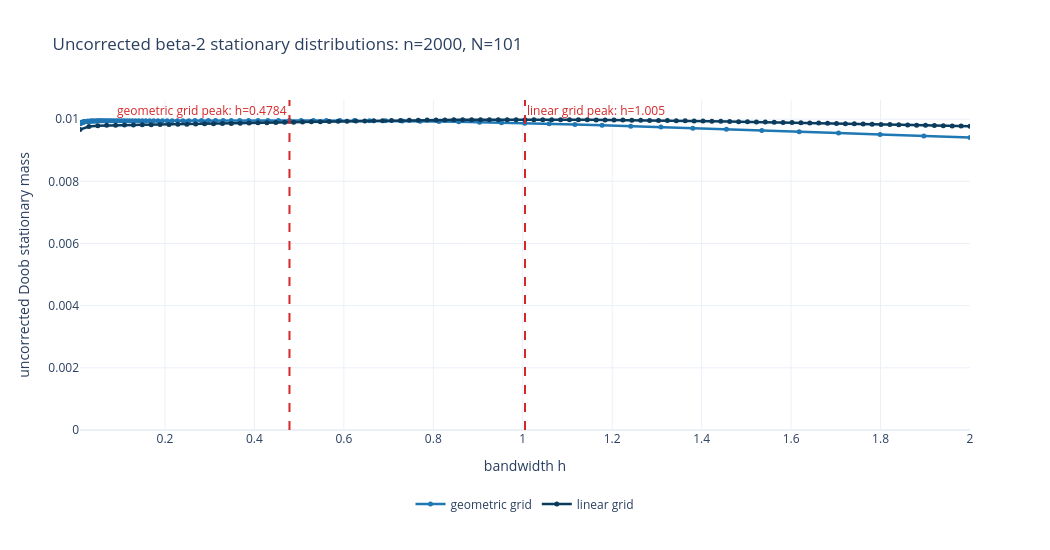
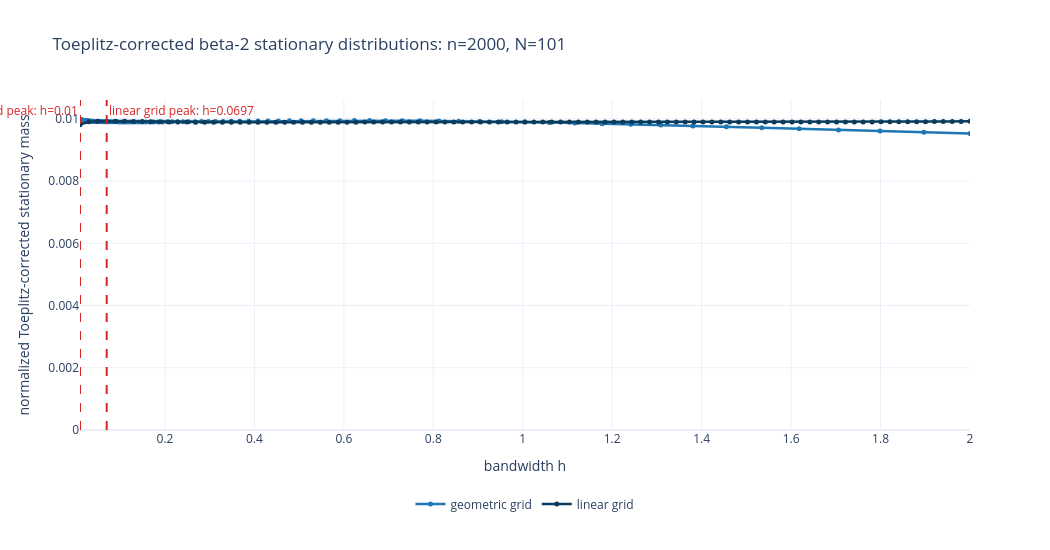

These figures' notebook cell, in order:
### Markdown cell above
## 1. Example stationary distributions on geometric and linear grids

Choose the sample size, number of bandwidth candidates, bandwidth interval, and similarity scale below. One random sample is reused for both grids. The first figure compares the uncorrected Doob stationary masses. For symmetric beta-2 similarities, stationary mass is proportional to the squared Perron vector; consequently, the second figure normalizes the squared Toeplitz-correction score and plots the resulting stationary-mass ratio as a probability distribution.

### Code cell
stationary_example_seed = seed + 5
stationary_example_n = 2000
stationary_example_N = 101
stationary_example_h_min = 0.01
stationary_example_h_max = 2.0
stationary_example_tau = 1.0
stationary_example_half_width = 12.0
stationary_example_spatial_points = 8192

if stationary_example_n < 1:
    raise ValueError("stationary_example_n must be positive.")
if stationary_example_N < 2:
    raise ValueError("stationary_example_N must be at least two.")
if not 0.0 < stationary_example_h_min < stationary_example_h_max:
    raise ValueError("Require 0 < h_min < h_max.")
if stationary_example_tau <= 0.0:
    raise ValueError("stationary_example_tau must be positive.")
if stationary_example_half_width <= 0.0:
    raise ValueError("stationary_example_half_width must be positive.")
if (
    stationary_example_spatial_points < 2
    or stationary_example_spatial_points % 2
):
    raise ValueError(
        "stationary_example_spatial_points must be a positive even integer."
    )

stationary_example_grids = {
    "geometric grid": np.geomspace(
        stationary_example_h_min,
        stationary_example_h_max,
        stationary_example_N,
    ),
    "linear grid": np.linspace(
        stationary_example_h_min,
        stationary_example_h_max,
        stationary_example_N,
    ),
}
stationary_example_rng = np.random.default_rng(stationary_example_seed)
stationary_example_samples = stationary_example_rng.normal(
    size=stationary_example_n
)
stationary_example_results = {}

for grid_label, bandwidth_grid in stationary_example_grids.items():
    similarity = beta2_similarity_matrix_fft(
        samples=stationary_example_samples,
        h_grid=bandwidth_grid,
        tau=stationary_example_tau,
        half_width=stationary_example_half_width,
        spatial_points=stationary_example_spatial_points,
    )
    uncorrected_mass = doob_stationary_mass(similarity)
    _, _, correction_score = toeplitz_corrected_choice(
        similarity=similarity,
        bandwidths=bandwidth_grid,
    )
    corrected_mass = correction_score**2
    corrected_mass /= corrected_mass.sum()
    stationary_example_results[grid_label] = {
        "bandwidths": bandwidth_grid,
        "uncorrected_mass": uncorrected_mass,
        "corrected_mass": corrected_mass,
    }

stationary_example_colors = {
    "geometric grid": "#1f77b4",
    "linear grid": "#0b3c5d",
}

stationary_example_uncorrected_figure = go.Figure()
for grid_label, result in stationary_example_results.items():
    stationary_example_uncorrected_figure.add_trace(
        go.Scatter(
            x=result["bandwidths"],
            y=result["uncorrected_mass"],
            mode="lines+markers",
            line=dict(color=stationary_example_colors[grid_label], width=2.5),
            marker=dict(size=5),
            name=grid_label,
            hovertemplate=(
                f"{grid_label}"
                "<br>h=%{x:.6g}"
                "<br>stationary mass=%{y:.6g}<extra></extra>"
            ),
        )
    )
for grid_label, result in stationary_example_results.items():
    peak_index = int(np.argmax(result["uncorrected_mass"]))
    peak_h = float(result["bandwidths"][peak_index])
    stationary_example_uncorrected_figure.add_vline(
        x=peak_h,
        line=dict(color="#d62728", width=2, dash="dash"),
        annotation_text=f"{grid_label} peak: h={peak_h:.4g}",
        annotation_position=(
            "top left" if grid_label == "geometric grid" else "top right"
        ),
        annotation_font_color="#d62728",
    )
stationary_example_uncorrected_figure.update_xaxes(
    title_text="bandwidth h",
    range=[
        stationary_example_h_min,
        stationary_example_h_max,
    ],
)
stationary_example_uncorrected_figure.update_yaxes(
    title_text="uncorrected Doob stationary mass",
    rangemode="tozero",
)
stationary_example_uncorrected_figure.update_layout(
    title=(
        "Uncorrected beta-2 stationary distributions: "
        f"n={stationary_example_n}, N={stationary_example_N}"
    ),
    width=1050,
    height=550,
    template="plotly_white",
    legend=dict(orientation="h", x=0.5, xanchor="center", y=-0.18),
    margin=dict(t=100, b=120),
)
stationary_example_uncorrected_figure.show()

stationary_example_corrected_figure = go.Figure()
for grid_label, result in stationary_example_results.items():
    stationary_example_corrected_figure.add_trace(
        go.Scatter(
            x=result["bandwidths"],
            y=result["corrected_mass"],
            mode="lines+markers",
            line=dict(color=stationary_example_colors[grid_label], width=2.5),
            marker=dict(size=5),
            name=grid_label,
            hovertemplate=(
                f"{grid_label}"
                "<br>h=%{x:.6g}"
                "<br>corrected stationary mass=%{y:.6g}<extra></extra>"
            ),
        )
    )
for grid_label, result in stationary_example_results.items():
    peak_index = int(np.argmax(result["corrected_mass"]))
    peak_h = float(result["bandwidths"][peak_index])
    stationary_example_corrected_figure.add_vline(
        x=peak_h,
        line=dict(color="#d62728", width=2, dash="dash"),
        annotation_text=f"{grid_label} peak: h={peak_h:.4g}",
        annotation_position=(
            "top left" if grid_label == "geometric grid" else "top right"
        ),
        annotation_font_color="#d62728",
    )
stationary_example_corrected_figure.update_xaxes(
    title_text="bandwidth h",
    range=[
        stationary_example_h_min,
        stationary_example_h_max,
    ],
)
stationary_example_corrected_figure.update_yaxes(
    title_text="normalized Toeplitz-corrected stationary mass",
    rangemode="tozero",
)
stationary_example_corrected_figure.update_layout(
    title=(
        "Toeplitz-corrected beta-2 stationary distributions: "
        f"n={stationary_example_n}, N={stationary_example_N}"
    ),
    width=1050,
    height=550,
    template="plotly_white",
    legend=dict(orientation="h", x=0.5, xanchor="center", y=-0.18),
    margin=dict(t=100, b=120),
)
stationary_example_corrected_figure.show()

### Figure 1 — Plotly figure (JSON) as saved in the notebook; plotly's stock layout.template omitted (floating-point values rounded to 4 significant figures)
{"data": [{"hovertemplate": "geometric grid<br>h=%{x:.6g}<br>stationary mass=%{y:.6g}<extra></extra>", "line": {"color": "#1f77b4", "width": 2.5}, "marker": {"size": 5}, "mode": "lines+markers", "name": "geometric grid", "type": "scatter", "x": [0.01, 0.01054, 0.01112, 0.01172, 0.01236, 0.01303, 0.01374, 0.01449, 0.01528, 0.01611, 0.01699, 0.01791, 0.01889, 0.01991, 0.021, 0.02214, 0.02334, 0.02461, 0.02595, 0.02737, 0.02885, 0.03042, 0.03208, 0.03382, 0.03567, 0.03761, 0.03965, 0.04181, 0.04408, 0.04648, 0.04901, 0.05168, 0.05449, 0.05746, 0.06058, 0.06388, 0.06736, 0.07102, 0.07488, 0.07896, 0.08326, 0.08779, 0.09256, 0.0976, 0.1029, 0.1085, 0.1144, 0.1206, 0.1272, 0.1341, 0.1414, 0.1491, 0.1572, 0.1658, 0.1748, 0.1843, 0.1943, 0.2049, 0.2161, 0.2278, 0.2402, 0.2533, 0.2671, 0.2816, 0.2969, 0.3131, 0.3301, 0.3481, 0.367, 0.387, 0.4081, 0.4303, 0.4537, 0.4784, 0.5044, 0.5318, 0.5608, 0.5913, 0.6235, 0.6574, 0.6931, 0.7309, 0.7706, 0.8126, 0.8568, 0.9034, 0.9525, 1.004, 1.059, 1.117, 1.177, 1.241, 1.309, 1.38, 1.455, 1.535, 1.618, 1.706, 1.799, 1.897, 2], "y": [0.009856, 0.009863, 0.009869, 0.009876, 0.009881, 0.009887, 0.009892, 0.009897, 0.009901, 0.009905, 0.009909, 0.009912, 0.009916, 0.009919, 0.009922, 0.009924, 0.009927, 0.009929, 0.009931, 0.009933, 0.009934, 0.009936, 0.009937, 0.009939, 0.00994, 0.009941, 0.009942, 0.009944, 0.009945, 0.009946, 0.009946, 0.009947, 0.009948, 0.009949, 0.009949, 0.00995, 0.00995, 0.00995, 0.009951, 0.009951, 0.009951, 0.009951, 0.009951, 0.009951, 0.00995, 0.00995, 0.00995, 0.00995, 0.00995, 0.00995, 0.00995, 0.00995, 0.00995, 0.00995, 0.00995, 0.009951, 0.009951, 0.009952, 0.009952, 0.009953, 0.009953, 0.009954, 0.009955, 0.009955, 0.009956, 0.009957, 0.009958, 0.009958, 0.009959, 0.00996, 0.00996, 0.009961, 0.009961, 0.009961, 0.009961, 0.00996, 0.009959, 0.009957, 0.009955, 0.009951, 0.009947, 0.009941, 0.009934, 0.009925, 0.009915, 0.009902, 0.009888, 0.009871, 0.009851, 0.009829, 0.009804, 0.009777, 0.009746, 0.009713, 0.009677, 0.009638, 0.009597, 0.009554, 0.009509, 0.009462, 0.009413]}, {"hovertemplate": "linear grid<br>h=%{x:.6g}<br>stationary mass=%{y:.6g}<extra></extra>", "line": {"color": "#0b3c5d", "width": 2.5}, "marker": {"size": 5}, "mode": "lines+markers", "name": "linear grid", "type": "scatter", "x": [0.01, 0.0299, 0.0498, 0.0697, 0.0896, 0.1095, 0.1294, 0.1493, 0.1692, 0.1891, 0.209, 0.2289, 0.2488, 0.2687, 0.2886, 0.3085, 0.3284, 0.3483, 0.3682, 0.3881, 0.408, 0.4279, 0.4478, 0.4677, 0.4876, 0.5075, 0.5274, 0.5473, 0.5672, 0.5871, 0.607, 0.6269, 0.6468, 0.6667, 0.6866, 0.7065, 0.7264, 0.7463, 0.7662, 0.7861, 0.806, 0.8259, 0.8458, 0.8657, 0.8856, 0.9055, 0.9254, 0.9453, 0.9652, 0.9851, 1.005, 1.025, 1.045, 1.065, 1.085, 1.105, 1.124, 1.144, 1.164, 1.184, 1.204, 1.224, 1.244, 1.264, 1.284, 1.304, 1.323, 1.343, 1.363, 1.383, 1.403, 1.423, 1.443, 1.463, 1.483, 1.503, 1.522, 1.542, 1.562, 1.582, 1.602, 1.622, 1.642, 1.662, 1.682, 1.702, 1.721, 1.741, 1.761, 1.781, 1.801, 1.821, 1.841, 1.861, 1.881, 1.901, 1.92, 1.94, 1.96, 1.98, 2], "y": [0.009667, 0.009766, 0.00979, 0.009802, 0.009809, 0.009814, 0.009817, 0.009821, 0.009824, 0.009828, 0.009832, 0.009836, 0.009841, 0.009845, 0.00985, 0.009855, 0.00986, 0.009866, 0.009871, 0.009877, 0.009882, 0.009888, 0.009893, 0.009899, 0.009905, 0.00991, 0.009916, 0.009921, 0.009926, 0.009931, 0.009936, 0.009941, 0.009945, 0.00995, 0.009954, 0.009958, 0.009962, 0.009965, 0.009968, 0.009971, 0.009974, 0.009976, 0.009979, 0.009981, 0.009982, 0.009984, 0.009985, 0.009986, 0.009986, 0.009986, 0.009986, 0.009986, 0.009986, 0.009985, 0.009984, 0.009983, 0.009981, 0.00998, 0.009978, 0.009976, 0.009973, 0.009971, 0.009968, 0.009965, 0.009962, 0.009959, 0.009955, 0.009951, 0.009948, 0.009944, 0.009939, 0.009935, 0.009931, 0.009926, 0.009921, 0.009917, 0.009912, 0.009907, 0.009902, 0.009896, 0.009891, 0.009886, 0.00988, 0.009874, 0.009869, 0.009863, 0.009857, 0.009851, 0.009845, 0.009839, 0.009833, 0.009827, 0.009821, 0.009815, 0.009809, 0.009803, 0.009796, 0.00979, 0.009784, 0.009778, 0.009771]}], "layout": {"annotations": [{"font": {"color": "#d62728"}, "showarrow": false, "text": "geometric grid peak: h=0.4784", "x": 0.4784, "xanchor": "right", "xref": "x", "y": 1, "yanchor": "top", "yref": "y domain"}, {"font": {"color": "#d62728"}, "showarrow": false, "text": "linear grid peak: h=1.005", "x": 1.005, "xanchor": "left", "xref": "x", "y": 1, "yanchor": "top", "yref": "y domain"}], "height": 550, "legend": {"orientation": "h", "x": 0.5, "xanchor": "center", "y": -0.18}, "margin": {"b": 120, "t": 100}, "shapes": [{"line": {"color": "#d62728", "dash": "dash", "width": 2}, "type": "line", "x0": 0.4784, "x1": 0.4784, "xref": "x", "y0": 0, "y1": 1, "yref": "y domain"}, {"line": {"color": "#d62728", "dash": "dash", "width": 2}, "type": "line", "x0": 1.005, "x1": 1.005, "xref": "x", "y0": 0, "y1": 1, "yref": "y domain"}], "title": {"text": "Uncorrected beta-2 stationary distributions: n=2000, N=101"}, "width": 1050, "xaxis": {"range": [0.01, 2], "title": {"text": "bandwidth h"}}, "yaxis": {"rangemode": "tozero", "title": {"text": "uncorrected Doob stationary mass"}}}}

### Figure 2 — Plotly figure (JSON) as saved in the notebook; plotly's stock layout.template omitted (floating-point values rounded to 4 significant figures)
{"data": [{"hovertemplate": "geometric grid<br>h=%{x:.6g}<br>corrected stationary mass=%{y:.6g}<extra></extra>", "line": {"color": "#1f77b4", "width": 2.5}, "marker": {"size": 5}, "mode": "lines+markers", "name": "geometric grid", "type": "scatter", "x": [0.01, 0.01054, 0.01112, 0.01172, 0.01236, 0.01303, 0.01374, 0.01449, 0.01528, 0.01611, 0.01699, 0.01791, 0.01889, 0.01991, 0.021, 0.02214, 0.02334, 0.02461, 0.02595, 0.02737, 0.02885, 0.03042, 0.03208, 0.03382, 0.03567, 0.03761, 0.03965, 0.04181, 0.04408, 0.04648, 0.04901, 0.05168, 0.05449, 0.05746, 0.06058, 0.06388, 0.06736, 0.07102, 0.07488, 0.07896, 0.08326, 0.08779, 0.09256, 0.0976, 0.1029, 0.1085, 0.1144, 0.1206, 0.1272, 0.1341, 0.1414, 0.1491, 0.1572, 0.1658, 0.1748, 0.1843, 0.1943, 0.2049, 0.2161, 0.2278, 0.2402, 0.2533, 0.2671, 0.2816, 0.2969, 0.3131, 0.3301, 0.3481, 0.367, 0.387, 0.4081, 0.4303, 0.4537, 0.4784, 0.5044, 0.5318, 0.5608, 0.5913, 0.6235, 0.6574, 0.6931, 0.7309, 0.7706, 0.8126, 0.8568, 0.9034, 0.9525, 1.004, 1.059, 1.117, 1.177, 1.241, 1.309, 1.38, 1.455, 1.535, 1.618, 1.706, 1.799, 1.897, 2], "y": [0.009977, 0.009975, 0.009972, 0.00997, 0.009968, 0.009966, 0.009963, 0.009961, 0.009958, 0.009956, 0.009953, 0.009951, 0.009949, 0.009946, 0.009944, 0.009942, 0.00994, 0.009937, 0.009935, 0.009933, 0.009931, 0.009929, 0.009928, 0.009926, 0.009924, 0.009923, 0.009921, 0.00992, 0.009918, 0.009917, 0.009916, 0.009915, 0.009914, 0.009913, 0.009912, 0.009911, 0.00991, 0.009909, 0.009908, 0.009907, 0.009907, 0.009906, 0.009905, 0.009904, 0.009903, 0.009903, 0.009902, 0.009902, 0.009901, 0.009901, 0.009901, 0.009901, 0.009902, 0.009902, 0.009903, 0.009903, 0.009904, 0.009905, 0.009906, 0.009908, 0.009909, 0.00991, 0.009912, 0.009914, 0.009916, 0.009918, 0.00992, 0.009923, 0.009925, 0.009928, 0.00993, 0.009933, 0.009935, 0.009938, 0.00994, 0.009942, 0.009943, 0.009944, 0.009945, 0.009945, 0.009944, 0.009942, 0.009939, 0.009934, 0.009928, 0.00992, 0.00991, 0.009898, 0.009884, 0.009867, 0.009848, 0.009827, 0.009802, 0.009776, 0.009747, 0.009715, 0.009681, 0.009646, 0.009608, 0.009569, 0.009529]}, {"hovertemplate": "linear grid<br>h=%{x:.6g}<br>corrected stationary mass=%{y:.6g}<extra></extra>", "line": {"color": "#0b3c5d", "width": 2.5}, "marker": {"size": 5}, "mode": "lines+markers", "name": "linear grid", "type": "scatter", "x": [0.01, 0.0299, 0.0498, 0.0697, 0.0896, 0.1095, 0.1294, 0.1493, 0.1692, 0.1891, 0.209, 0.2289, 0.2488, 0.2687, 0.2886, 0.3085, 0.3284, 0.3483, 0.3682, 0.3881, 0.408, 0.4279, 0.4478, 0.4677, 0.4876, 0.5075, 0.5274, 0.5473, 0.5672, 0.5871, 0.607, 0.6269, 0.6468, 0.6667, 0.6866, 0.7065, 0.7264, 0.7463, 0.7662, 0.7861, 0.806, 0.8259, 0.8458, 0.8657, 0.8856, 0.9055, 0.9254, 0.9453, 0.9652, 0.9851, 1.005, 1.025, 1.045, 1.065, 1.085, 1.105, 1.124, 1.144, 1.164, 1.184, 1.204, 1.224, 1.244, 1.264, 1.284, 1.304, 1.323, 1.343, 1.363, 1.383, 1.403, 1.423, 1.443, 1.463, 1.483, 1.503, 1.522, 1.542, 1.562, 1.582, 1.602, 1.622, 1.642, 1.662, 1.682, 1.702, 1.721, 1.741, 1.761, 1.781, 1.801, 1.821, 1.841, 1.861, 1.881, 1.901, 1.92, 1.94, 1.96, 1.98, 2], "y": [0.009815, 0.009907, 0.009922, 0.009927, 0.009926, 0.009922, 0.009918, 0.009914, 0.00991, 0.009907, 0.009903, 0.009901, 0.009898, 0.009896, 0.009894, 0.009893, 0.009892, 0.009891, 0.00989, 0.00989, 0.00989, 0.00989, 0.00989, 0.00989, 0.009891, 0.009891, 0.009892, 0.009893, 0.009893, 0.009894, 0.009895, 0.009896, 0.009897, 0.009897, 0.009898, 0.009899, 0.0099, 0.0099, 0.009901, 0.009902, 0.009902, 0.009903, 0.009903, 0.009903, 0.009904, 0.009904, 0.009904, 0.009904, 0.009904, 0.009904, 0.009904, 0.009904, 0.009904, 0.009904, 0.009903, 0.009903, 0.009903, 0.009903, 0.009902, 0.009902, 0.009901, 0.009901, 0.009901, 0.0099, 0.0099, 0.0099, 0.009899, 0.009899, 0.009899, 0.009898, 0.009898, 0.009898, 0.009898, 0.009898, 0.009898, 0.009898, 0.009898, 0.009898, 0.009898, 0.009898, 0.009899, 0.009899, 0.009899, 0.0099, 0.0099, 0.009901, 0.009902, 0.009902, 0.009903, 0.009904, 0.009905, 0.009906, 0.009907, 0.009908, 0.00991, 0.009911, 0.009913, 0.009914, 0.009916, 0.009919, 0.009921]}], "layout": {"annotations": [{"font": {"color": "#d62728"}, "showarrow": false, "text": "geometric grid peak: h=0.01", "x": 0.01, "xanchor": "right", "xref": "x", "y": 1, "yanchor": "top", "yref": "y domain"}, {"font": {"color": "#d62728"}, "showarrow": false, "text": "linear grid peak: h=0.0697", "x": 0.0697, "xanchor": "left", "xref": "x", "y": 1, "yanchor": "top", "yref": "y domain"}], "height": 550, "legend": {"orientation": "h", "x": 0.5, "xanchor": "center", "y": -0.18}, "margin": {"b": 120, "t": 100}, "shapes": [{"line": {"color": "#d62728", "dash": "dash", "width": 2}, "type": "line", "x0": 0.01, "x1": 0.01, "xref": "x", "y0": 0, "y1": 1, "yref": "y domain"}, {"line": {"color": "#d62728", "dash": "dash", "width": 2}, "type": "line", "x0": 0.0697, "x1": 0.0697, "xref": "x", "y0": 0, "y1": 1, "yref": "y domain"}], "title": {"text": "Toeplitz-corrected beta-2 stationary distributions: n=2000, N=101"}, "width": 1050, "xaxis": {"range": [0.01, 2], "title": {"text": "bandwidth h"}}, "yaxis": {"rangemode": "tozero", "title": {"text": "normalized Toeplitz-corrected stationary mass"}}}}
